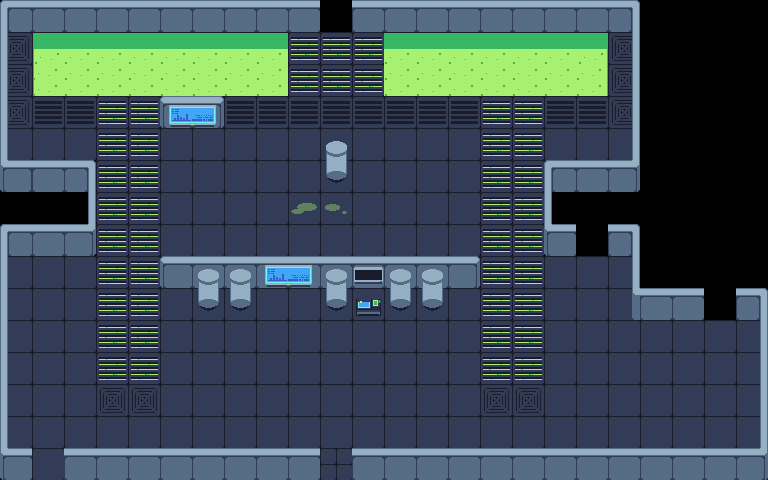

This is a level from a 2D game, rendered from its Tiled map with the project's own tilesets. A one-line summary and the complete map file follow:
An orthogonal 24x15 tile map with 32x32 px tiles, 4 tile layers (floor, floorDecoration, walls, props), 4 tilesets and 41 objects (4x Door, 2x Table, 2x ChemicalTank, Trap, ExplosionEffect, ...).

<map version="1.10" tiledversion="1.11.2" orientation="orthogonal" renderorder="right-down" width="24" height="15" tilewidth="32" tileheight="32" infinite="0" nextlayerid="11" nextobjectid="166">
 <tileset firstgid="1" source="tileset_ebene2.tsx" />
 <tileset firstgid="852" source="props_and_items_ebene2.tsx" />
 <tileset firstgid="1380" source="Beartrap.tsx" />
 <tileset firstgid="1384" source="ExplosionEffect.tsx" />
 <layer id="3" name="floor" width="24" height="15">
  <data encoding="csv">
0,0,0,0,0,0,0,0,0,0,0,0,0,0,110,110,0,0,0,0,0,0,0,0,
107,109,110,110,110,110,110,110,110,74,74,74,110,110,110,110,110,110,111,107,0,0,0,0,
107,146,147,147,147,147,147,147,147,74,74,74,147,147,147,147,147,147,148,107,0,0,0,0,
107,70,70,74,74,70,70,70,70,70,70,70,70,70,70,74,74,70,70,107,0,0,0,0,
72,72,72,74,74,72,72,72,72,72,72,72,72,72,72,74,74,72,72,72,0,0,0,0,
0,0,0,74,74,72,72,72,72,72,72,72,72,72,72,74,74,72,72,0,0,0,0,0,
0,0,0,74,74,72,72,72,72,72,72,72,72,72,72,74,74,0,0,0,0,0,0,0,
0,0,0,74,74,72,72,72,72,72,72,72,72,72,72,74,74,0,0,0,0,0,0,0,
72,72,72,74,74,72,72,72,72,72,72,72,72,72,72,74,74,72,72,72,0,0,0,0,
72,72,72,74,74,72,72,72,72,72,72,72,72,72,72,74,74,72,72,72,0,0,0,0,
72,72,72,74,74,72,72,72,72,72,72,72,72,72,72,74,74,72,72,72,72,72,72,72,
72,72,72,74,74,72,72,72,72,72,72,72,72,72,72,74,74,72,72,72,72,72,72,72,
72,72,72,107,107,72,72,72,72,72,72,72,72,72,72,107,107,72,72,72,72,72,72,72,
72,72,72,72,72,72,72,72,72,72,72,72,72,72,72,72,72,72,72,72,72,72,72,72,
0,72,0,0,0,0,0,0,0,71,71,0,0,0,0,0,0,0,0,0,72,72,72,72
</data>
 </layer>
 <layer id="10" name="floorDecoration" width="24" height="15">
  <data encoding="csv">
0,0,0,0,0,0,0,0,0,0,0,0,0,0,0,0,0,0,0,0,0,0,0,0,
0,0,0,0,0,0,0,0,0,0,0,0,0,0,0,0,0,0,0,0,0,0,0,0,
0,0,0,0,0,0,0,0,0,0,0,0,0,0,0,0,0,0,0,0,0,0,0,0,
0,0,0,0,0,0,0,0,0,0,0,0,0,0,0,0,0,0,0,0,0,0,0,0,
0,0,0,0,0,0,0,0,0,0,0,0,0,0,0,0,0,0,0,0,0,0,0,0,
0,0,0,0,0,0,0,0,0,0,0,0,0,0,0,0,0,0,0,0,0,0,0,0,
0,0,0,0,0,0,0,0,0,876,877,0,0,0,0,0,0,0,0,0,0,0,0,0,
0,0,0,0,0,0,0,0,0,0,0,0,0,0,0,0,0,0,0,0,0,0,0,0,
0,0,0,0,0,0,0,0,0,0,0,0,0,0,0,0,0,0,0,0,0,0,0,0,
0,0,0,0,0,0,0,0,0,0,0,0,0,0,0,0,0,0,0,0,0,0,0,0,
0,0,0,0,0,0,0,0,0,0,0,0,0,0,0,0,0,0,0,0,0,0,0,0,
0,0,0,0,0,0,0,0,0,0,0,0,0,0,0,0,0,0,0,0,0,0,0,0,
0,0,0,0,0,0,0,0,0,0,0,0,0,0,0,0,0,0,0,0,0,0,0,0,
0,0,0,0,0,0,0,0,0,0,0,0,0,0,0,0,0,0,0,0,0,0,0,0,
0,0,0,0,0,0,0,0,0,0,0,0,0,0,0,0,0,0,0,0,0,0,0,0
</data>
 </layer>
 <layer id="1" name="walls" width="24" height="15">
  <data encoding="csv">
3,6,6,6,6,6,6,6,6,6,0,6,6,6,6,6,6,6,6,9,0,0,0,0,
76,0,0,0,0,0,0,0,0,0,0,0,0,0,0,0,0,0,0,84,0,0,0,0,
76,0,0,0,0,0,0,0,0,0,0,0,0,0,0,0,0,0,0,84,0,0,0,0,
76,0,0,0,0,124,200,0,0,0,0,0,0,0,0,0,0,0,0,84,0,0,0,0,
76,0,0,0,0,0,0,0,0,0,0,0,0,0,0,0,0,0,0,84,0,0,0,0,
335,6,9,0,0,0,0,0,0,0,0,0,0,0,0,0,0,39,6,379,0,0,0,0,
0,0,84,0,0,0,0,0,0,0,0,0,0,0,0,0,0,76,0,0,0,0,0,0,
39,6,379,0,0,0,0,0,0,0,0,0,0,0,0,0,0,373,0,9,0,0,0,0,
76,0,0,0,0,50,6,6,6,6,6,6,6,6,274,0,0,0,0,84,0,0,0,0,
76,0,0,0,0,0,0,0,0,0,0,0,0,0,0,0,0,0,0,46,6,6,0,47,
76,0,0,0,0,0,0,0,0,0,0,0,0,0,0,0,0,0,0,0,0,0,0,306,
76,0,0,0,0,0,0,0,0,0,0,0,0,0,0,0,0,0,0,0,0,0,0,306,
76,0,0,0,0,0,0,0,0,0,0,0,0,0,0,0,0,0,0,0,0,0,0,306,
76,0,0,0,0,0,0,0,0,0,0,0,0,0,0,0,0,0,0,0,0,0,0,306,
373,0,6,6,6,6,6,6,6,6,0,6,6,6,6,6,6,6,6,376,376,376,376,379
</data>
 </layer>
 <layer id="2" name="props" width="24" height="15">
  <data encoding="csv">
0,0,0,0,0,0,0,0,0,0,0,0,0,0,0,0,0,0,0,0,0,0,0,0,
0,0,0,0,0,0,0,0,0,0,0,0,0,0,0,0,0,0,0,0,0,0,0,0,
0,0,0,0,0,0,0,0,0,0,0,0,0,0,0,0,0,0,0,0,0,0,0,0,
0,0,0,0,0,948,949,0,0,0,0,0,0,0,0,0,0,0,0,0,0,0,0,0,
0,0,0,0,0,0,0,0,0,0,1092,0,0,0,0,0,0,0,0,0,0,0,0,0,
0,0,0,0,0,0,0,0,0,0,1116,0,0,0,0,0,0,0,0,0,0,0,0,0,
0,0,0,0,0,0,0,0,0,0,0,0,0,0,0,0,0,0,0,0,0,0,0,0,
0,0,0,0,0,0,0,0,0,0,0,0,0,0,0,0,0,0,0,0,0,0,0,0,
0,0,0,0,0,0,1092,1092,948,949,1092,883,1092,1092,0,0,0,0,0,0,0,0,0,0,
0,0,0,0,0,0,1116,1116,0,0,1116,910,1116,1116,0,0,0,0,0,0,0,0,0,0,
0,0,0,0,0,0,0,0,0,0,0,0,0,0,0,0,878,0,0,0,0,0,0,0,
0,0,0,0,0,0,0,0,0,0,0,0,0,0,0,0,0,0,0,0,0,0,0,0,
0,0,0,0,0,0,0,0,0,0,0,0,0,0,0,0,0,0,0,0,0,0,0,0,
0,0,0,0,0,0,0,0,0,0,0,0,0,0,0,0,0,0,0,0,0,0,0,0,
0,0,0,0,0,0,0,0,0,0,0,0,0,0,0,0,0,0,0,0,0,0,0,0
</data>
 </layer>
 <objectgroup id="6" name="Collisions">
  <object id="4" x="352" y="472" width="415.667" height="8" />
  <object id="19" x="632" y="32" width="8" height="152" />
  <object id="110" x="0" y="32" width="8" height="152" />
  <object id="111" x="632" y="256" width="8" height="63" />
  <object id="112" x="0" y="256" width="8" height="216" />
  <object id="113" x="0" y="24" width="320" height="8" />
  <object id="114" x="352" y="24" width="288" height="8" />
  <object id="115" x="544" y="184" width="96" height="8" />
  <object id="116" x="544" y="192" width="8" height="56" />
  <object id="117" x="544" y="248" width="32" height="8" />
  <object id="118" x="608" y="248" width="32" height="8" />
  <object id="119" x="0" y="472" width="320" height="8" />
  <object id="120" x="0" y="184" width="96" height="8" />
  <object id="121" x="0" y="248" width="96" height="8" />
  <object id="123" x="88" y="192" width="8" height="56" />
  <object id="143" x="160" y="280" width="320" height="8" />
  <object id="144" x="198" y="298" width="21" height="10" />
  <object id="145" x="230" y="298" width="21" height="10" />
  <object id="146" x="326" y="298" width="21" height="10" />
  <object id="147" x="390" y="298" width="21" height="10" />
  <object id="148" x="422" y="298" width="21" height="10" />
  <object id="149" x="326" y="170" width="21" height="10" />
  <object id="150" x="160" y="120" width="64" height="8" />
  <object id="155" x="760.333" y="287.667" width="8" height="191.333" />
  <object id="156" x="638.667" y="312" width="64.3333" height="8" />
  <object id="157" x="737.5" y="312.667" width="30.3333" height="8" />
 </objectgroup>
 <objectgroup id="9" name="Props">
  <object id="151" x="356" y="306" width="25" height="10" />
 </objectgroup>
 <objectgroup id="7" name="Entities">
  <object id="53" name="Beartrap" type="Trap" gid="1380" x="509.862" y="421.584" width="32" height="32">
   <properties>
    <property name="Damage" type="float" value="40" />
    <property name="Effect" type="object" value="58" />
    <property name="RangeLayer" type="object" value="54" />
   </properties>
  </object>
  <object id="58" name="ExplosionEffect" gid="1384" x="461.5" y="414.5" width="128" height="128" />
  <object id="105" name="DoorSpawn" type="Door" x="576" y="224" width="32" height="32">
   <properties>
    <property name="DoorDirection" value="East" />
   </properties>
  </object>
  <object id="106" name="DoorSpawn" type="Door" x="32" y="448" width="32" height="32">
   <properties>
    <property name="DoorDirection" value="West" />
   </properties>
  </object>
  <object id="107" name="DoorSpawn" type="Door" x="320" y="0" width="32" height="32">
   <properties>
    <property name="DoorDirection" value="North" />
   </properties>
  </object>
  <object id="108" name="DoorSpawn" type="Door" x="320" y="448" width="32" height="32">
   <properties>
    <property name="DoorDirection" value="South" />
   </properties>
  </object>
  <object id="158" name="ElevatorSpawn" type="ElevatorSpawn" x="704" y="289" width="32" height="32">
   <properties>
    <property name="Open" type="bool" value="false" />
   </properties>
  </object>
  <object id="159" name="BossSpawn" type="Spawn" x="320" y="224">
   <ellipse />
  </object>
  <object id="160" name="Table" type="Table" x="225.333" y="159.333" width="32" height="32" />
  <object id="161" name="Table" type="Table" x="385.333" y="159.333" width="32" height="32" />
  <object id="164" name="ChemicalTank" type="ChemicalTank" x="224" y="352" width="32" height="33" />
  <object id="165" name="ChemicalTank" type="ChemicalTank" x="416" y="352" width="32" height="33" />
 </objectgroup>
 <objectgroup id="8" name="Acids">
  <object id="152" x="33" y="33" width="255" height="63" />
  <object id="153" x="384" y="33" width="224" height="63" />
 </objectgroup>
</map>
